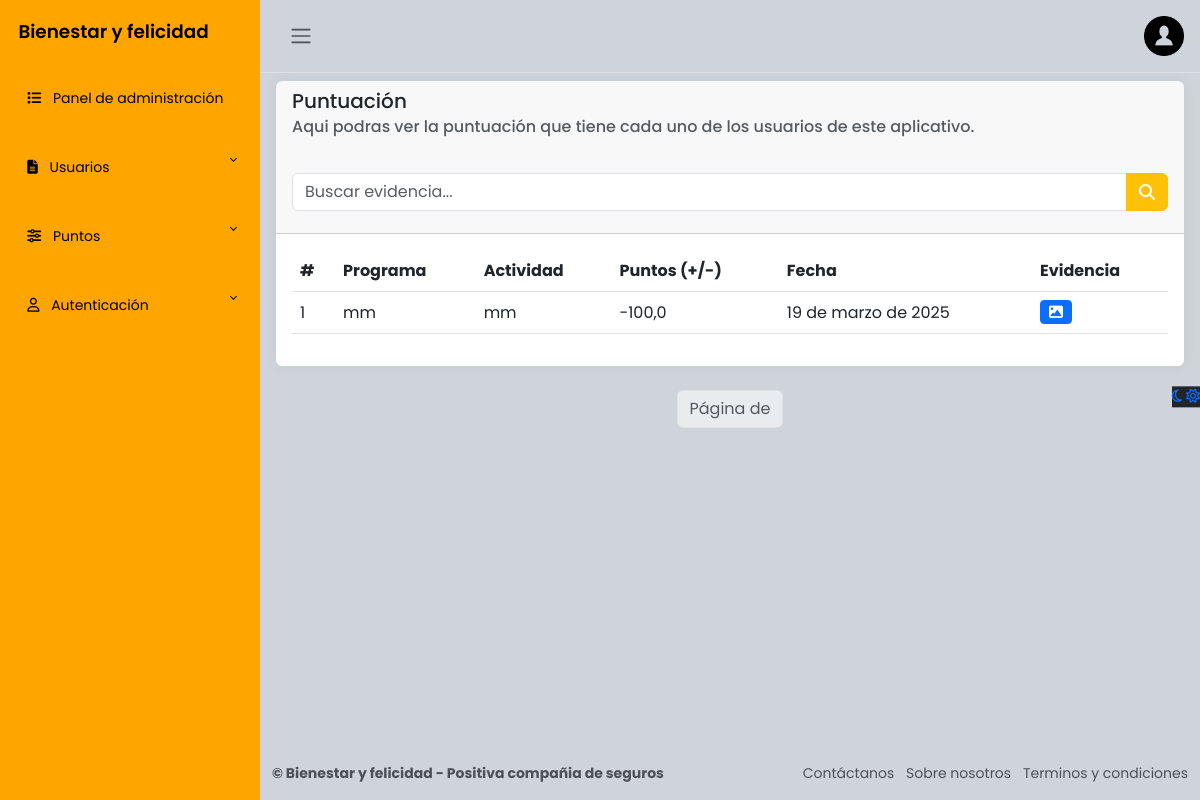
The app's page /admin_panel/puntos/evidencias/1127586877/ (signed in), older data.
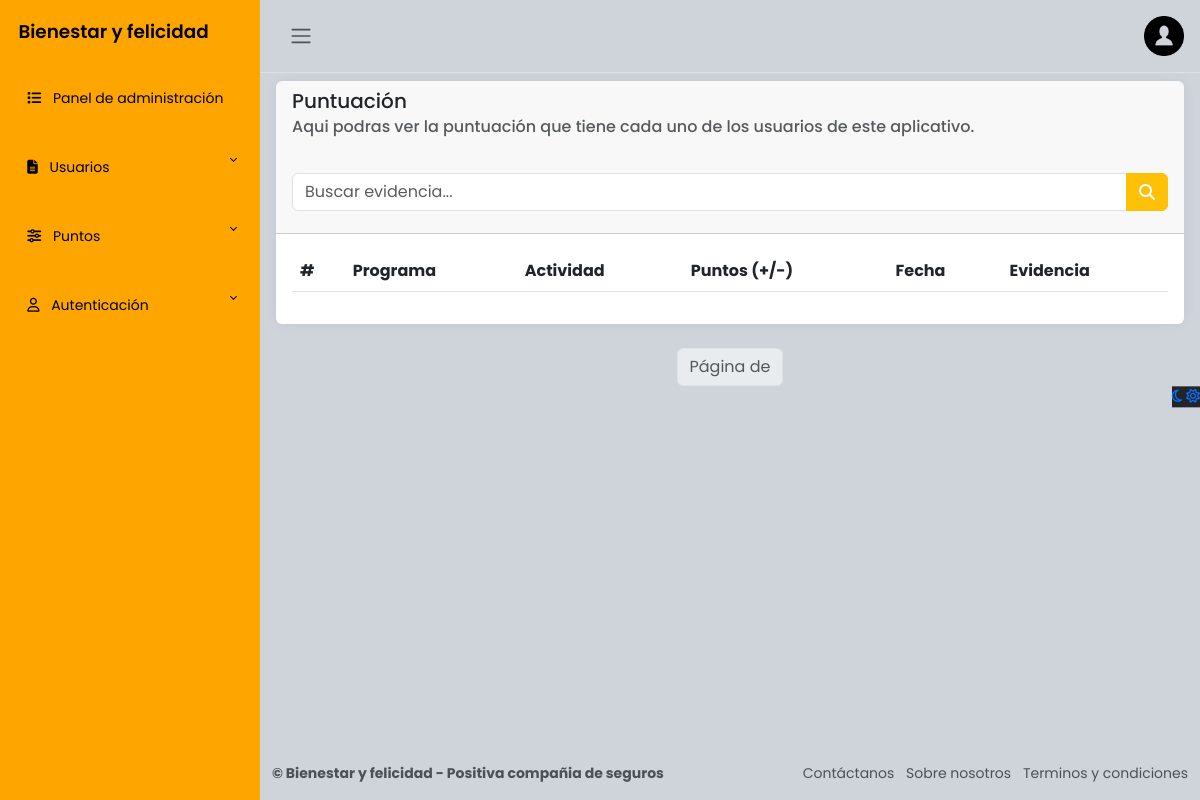
The same page, newer data.
### apps/puntos/models.py (models this page shows, shortened)
class Puntos(models.Model):
    usuario = models.ForeignKey(Usuarios, on_delete=models.CASCADE, related_name="Usuarios")
    programa = models.ForeignKey(Programa, on_delete=models.CASCADE, related_name="Programas")
    actividad = models.ForeignKey(Actividad, on_delete=models.CASCADE, related_name="Actividades")
    fecha = models.DateField("Fecha", auto_now_add=True)
    puntos = models.FloatField("Puntos", default=1000)
    evidencia = models.ImageField("Evidencias", upload_to="evidencia/", null=True, blank=True)
    class Meta:
        verbose_name = "Punto"
        verbose_name_plural = "Puntos"

### apps/programas/models.py (models this page shows)
class Programa(models.Model):
    nombre = models.CharField('Programas', max_length=100)
    class Meta:
        verbose_name = "Programa"
        verbose_name_plural = "Programas"
    def __str__(self):
        return f'{ self.nombre }'

### apps/actividades/models.py (models this page shows, shortened)
class Actividad(models.Model):
    nombre = models.CharField('Nombre de la actividad', max_length=150)
    puntos = models.FloatField('Puntos (+/-)')
    programa = models.ForeignKey(Programa, on_delete=models.CASCADE)
    class Meta:
        verbose_name = "Actividad"
        verbose_name_plural = "Actividades"

### apps/puntos/views.py (the view)
# urls.py: path('evidencias/<int:id_usuario>/', login_required(puntos_evidencia), name="puntos_evidencia"),
@login_required(login_url='/accounts/login/')
@user_passes_test(is_staff, login_url='/')
def puntos_evidencia(request, id_usuario):
    puntos = Puntos.objects.filter(usuario=id_usuario)
    return render(request, 'evidencias.html', {'evidencias': puntos})

### apps/puntos/views.py (called while the page is built)
def is_staff(user):
    return user.is_active and user.is_staff # Validar si es administrador y esta activo

### apps/puntos/templates/evidencias.html (shortened to what this page needs)
{% extends "admin_dashboard/layout.html" %}
{% load static %}
{% block content %}
<main class="content px-3 py-2">
    <div class="card border-0">
        <div class="card-header">
            <h5 class="card-title">
                Puntuación
            </h5>
            <h6 class="card-subtitle text-muted">
                Aqui podras ver la puntuación que tiene cada uno de los usuarios de este aplicativo.
            </h6><br>
            <form method="get" class="mt-3">
                <div class="input-group">
                    <input type="text" name="q" class="form-control" placeholder="Buscar evidencia..." value="{{ request.GET.q }}">
                    <button type="submit" class="btn btn-warning text-white"><i class="fa-solid fa-magnifying-glass"></i></button>
                </div>
            </form>
        </div>
        <div class="card-body">
            <table class="table">
                <thead>
                    <tr>
                        <th scope="col">#</th>
                        <th scope="col">Programa</th>
                        <th scope="col">Actividad</th>
                        <th scope="col">Puntos (+/-)</th>
                        <th scope="col">Fecha</th>
                        <th scope="col">Evidencia</th>
                    </tr>
                </thead>
                <tbody class="justify-content-center">
                    {% for evidencia in evidencias %}
                        <tr>
                            <td scope="col">{{ forloop.counter }}</td>
                            <td>{{ evidencia.programa }}</td>
                            <td>{{ evidencia.actividad.nombre }}</td>
                            <td>{{ evidencia.puntos }}</td>
                            <td>{{ evidencia.fecha }}</td>
                            <td>
                                {% if evidencia.evidencia %}
                                    <a href="{{ evidencia.evidencia.url }}" target="_blank" class="btn btn-sm btn-primary">
                                        <i class="fa-solid fa-image"></i>
                                    </a>
                                {% else %}
                                    <span class="text-muted">Sin evidencia</span>
                                {% endif %}
                            </td>
                        </tr>
                    {% endfor %}
                </tbody>
            </table>
        </div>
    </div>
    <nav>
        <ul class="pagination justify-content-center">
            <li class="page-item disabled">
                <span class="page-link">Página {{ usuarios.number }} de {{ usuarios.paginator.num_pages }}</span>
            </li>
        </ul>
    </nav>
</main>
{% endblock %}

Row changes from the older to the newer data that the page shows:
removed Puntos: programa "mm", actividad.nombre "mm", puntos "-100,0", fecha "19 de marzo de 2025"
